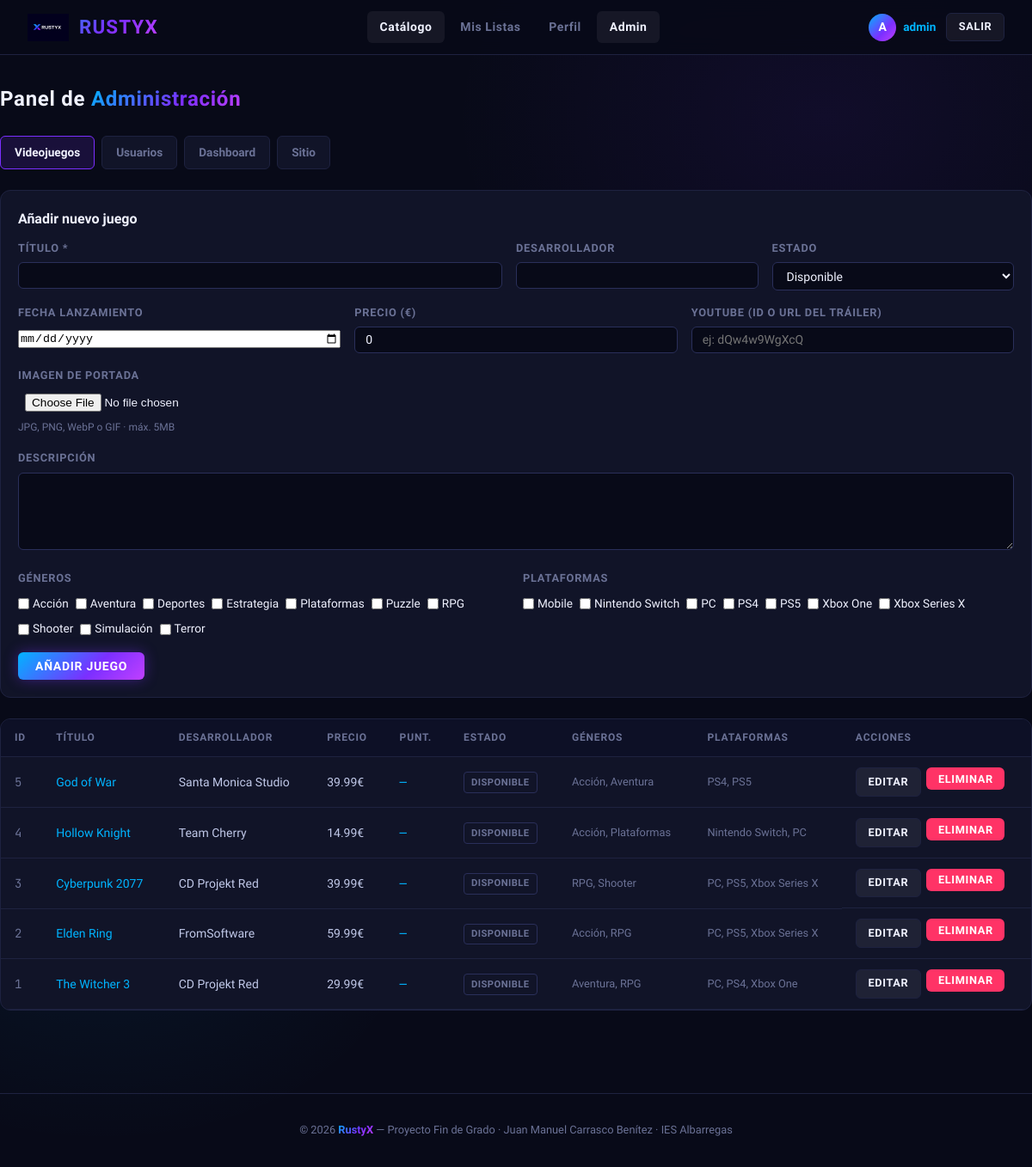
The app's page /web/rustyx/admin/index.php (signed in) with its own data.
### tables this page shows
CREATE TABLE IF NOT EXISTS generos (
    id_genero INT AUTO_INCREMENT PRIMARY KEY,
    nombre VARCHAR(50) NOT NULL
);

CREATE TABLE IF NOT EXISTS plataformas (
    id_plataforma INT AUTO_INCREMENT PRIMARY KEY,
    nombre VARCHAR(50) NOT NULL
);

CREATE TABLE IF NOT EXISTS videojuegos (
    id_juego          INT AUTO_INCREMENT PRIMARY KEY,
    titulo            VARCHAR(100) NOT NULL,
    descripcion       TEXT,
    fecha_lanzamiento DATE,
    desarrollador     VARCHAR(80),
    precio            DECIMAL(5,2) DEFAULT 0.00,
    puntuacion_media  DECIMAL(3,2) DEFAULT 0.00,
    imagen_url        VARCHAR(255) DEFAULT NULL,
    youtube_url       VARCHAR(255) DEFAULT NULL,   
    estado            ENUM('disponible','proximo','descontinuado') DEFAULT 'disponible'
);

### web/rustyx/config.php (called while the page is built, shortened)
<?php
function h(mixed $value): string {
    return htmlspecialchars((string)$value, ENT_QUOTES, 'UTF-8');
}
function selected(mixed $a, mixed $b): string {
    return $a == $b ? 'selected' : '';
}
function money(mixed $price): string {
    $price = (float)$price;
    return $price > 0 ? number_format($price, 2) . '€' : 'Gratis';
}

### web/rustyx/admin/index.php (the view, shortened to what this page needs)
<?php
require_once '../config.php';
try {
    $pdo = getDB();
    $juegos = $pdo->query("
        SELECT v.*,
               (SELECT COALESCE(AVG(puntuacion), 0)
                FROM valoraciones
                WHERE id_juego = v.id_juego) AS media_real,
               GROUP_CONCAT(DISTINCT g.nombre SEPARATOR ', ') AS generos,
               GROUP_CONCAT(DISTINCT p.nombre SEPARATOR ', ') AS plataformas
        FROM videojuegos v
        LEFT JOIN videojuego_genero vg  ON v.id_juego = vg.id_juego
        LEFT JOIN generos g             ON vg.id_genero = g.id_genero
        LEFT JOIN videojuego_plataforma vp ON v.id_juego = vp.id_juego
        LEFT JOIN plataformas p         ON vp.id_plataforma = p.id_plataforma
        GROUP BY v.id_juego ORDER BY v.id_juego DESC
    ")->fetchAll();
    $generosList    = $pdo->query("SELECT * FROM generos   ORDER BY nombre")->fetchAll();
    $plataformasList = $pdo->query("SELECT * FROM plataformas ORDER BY nombre")->fetchAll();
} catch (Exception $e) {
    $error = $e->getMessage(); $juegos = [];
}
$editJuego = null;
include '../partials/header.php';
?>
<div class="container page-content">
  <div class="section-header">
    <h2 class="section-title">Panel de <span>Administración</span></h2>
  </div>
  <?php include '../partials/admin-nav.php'; ?>
  <div class="rating-section" style="margin-bottom:1.5rem">
    <h3><?= $editJuego ? 'Editar juego' : 'Añadir nuevo juego' ?></h3>
    <form method="POST" enctype="multipart/form-data">
      <div style="display:grid;grid-template-columns:2fr 1fr 1fr;gap:1rem">
        <div class="form-group">
          <label>Título *</label>
          <input type="text" name="titulo" value="<?= h($editJuego['titulo'] ?? '') ?>" required maxlength="100">
        </div>
        <div class="form-group">
          <label>Desarrollador</label>
          <input type="text" name="desarrollador" value="<?= h($editJuego['desarrollador'] ?? '') ?>">
        </div>
        <div class="form-group">
          <label>Estado</label>
          <select name="estado">
            <?php foreach (['disponible','proximo','descontinuado'] as $est): ?>
              <option value="<?= $est ?>" <?= selected($editJuego['estado'] ?? 'disponible', $est) ?>>
                <?= ucfirst($est) ?>
              </option>
            <?php endforeach; ?>
          </select>
        </div>
      </div>
      <div style="display:grid;grid-template-columns:1fr 1fr 1fr;gap:1rem">
        <div class="form-group">
          <label>Fecha lanzamiento</label>
          <input type="date" name="fecha_lanzamiento" value="<?= $editJuego['fecha_lanzamiento'] ?? '' ?>">
        </div>
        <div class="form-group">
          <label>Precio (€)</label>
          <input type="number" name="precio" value="<?= $editJuego['precio'] ?? '0' ?>" step="0.01" min="0">
        </div>
        <div class="form-group">
          <label>YouTube (ID o URL del tráiler)</label>
          <input type="text" name="youtube_url" value="<?= h($editJuego['youtube_url'] ?? '') ?>"
                 placeholder="ej: dQw4w9WgXcQ">
        </div>
      </div>
      <div class="form-group">
        <label>Imagen de portada</label>
        <input type="file" name="imagen" accept="image/jpeg,image/png,image/webp,image/gif"
               style="font-size:.85rem;padding:.3rem .5rem">
        <p style="font-size:.75rem;color:var(--muted);margin-top:.3rem">JPG, PNG, WebP o GIF · máx. 5MB</p>
      </div>
      <div class="form-group">
        <label>Descripción</label>
        <textarea name="descripcion" rows="3"><?= h($editJuego['descripcion'] ?? '') ?></textarea>
      </div>
      <div style="display:grid;grid-template-columns:1fr 1fr;gap:1rem;margin-bottom:1rem">
        <div>
          <label style="display:block;font-size:.8rem;font-weight:600;color:var(--muted);text-transform:uppercase;letter-spacing:.06em;margin-bottom:.5rem">Géneros</label>
          <div style="display:flex;flex-wrap:wrap;gap:.5rem">
            <?php foreach ($generosList as $g): ?>
              <label style="cursor:pointer;font-size:.85rem;display:flex;align-items:center;gap:.25rem">
                <input type="checkbox" name="generos[]" value="<?= $g['id_genero'] ?>"
                       <?= in_array($g['id_genero'], $editJuego['generos_ids'] ?? []) ? 'checked' : '' ?>
                       style="width:auto">
                <?= h($g['nombre']) ?>
              </label>
            <?php endforeach; ?>
          </div>
        </div>
        <div>
          <label style="display:block;font-size:.8rem;font-weight:600;color:var(--muted);text-transform:uppercase;letter-spacing:.06em;margin-bottom:.5rem">Plataformas</label>
          <div style="display:flex;flex-wrap:wrap;gap:.5rem">
            <?php foreach ($plataformasList as $p): ?>
              <label style="cursor:pointer;font-size:.85rem;display:flex;align-items:center;gap:.25rem">
                <input type="checkbox" name="plataformas[]" value="<?= $p['id_plataforma'] ?>"
                       <?= in_array($p['id_plataforma'], $editJuego['plataformas_ids'] ?? []) ? 'checked' : '' ?>
                       style="width:auto">
                <?= h($p['nombre']) ?>
              </label>
            <?php endforeach; ?>
          </div>
        </div>
      </div>
      <div style="display:flex;gap:.75rem">
        <button type="submit" class="btn btn-primary"><?= $editJuego ? 'Guardar cambios' : 'Añadir juego' ?></button>
      </div>
    </form>
  </div>
  <div class="table-wrapper">
    <table class="data-table">
      <thead>
        <tr><th>ID</th><th>Título</th><th>Desarrollador</th><th>Precio</th><th>Punt.</th><th>Estado</th><th>Géneros</th><th>Plataformas</th><th>Acciones</th></tr>
      </thead>
      <tbody>
        <?php foreach ($juegos as $j): ?>
          <tr>
            <td style="font-family:var(--font-mono);color:var(--muted)"><?= $j['id_juego'] ?></td>
            <td><a href="<?= BASE_PATH ?>/juego.php?id=<?= $j['id_juego'] ?>"><?= h($j['titulo']) ?></a></td>
            <td><?= h($j['desarrollador'] ?? '—') ?></td>
            <td><?= money($j['precio']) ?></td>
            <td style="color:var(--cyan);font-family:var(--font-mono)"><?= $j['media_real'] > 0 ? number_format($j['media_real'],1) : '—' ?></td>
            <td><span class="tag"><?= $j['estado'] ?? 'disponible' ?></span></td>
            <td style="font-size:.8rem;color:var(--muted)"><?= h($j['generos'] ?? '—') ?></td>
            <td style="font-size:.8rem;color:var(--muted)"><?= h($j['plataformas'] ?? '—') ?></td>
            <td style="display:flex;gap:.4rem">
              <a href="<?= BASE_PATH ?>/admin/index.php?editar=<?= $j['id_juego'] ?>" class="btn btn-ghost btn-sm">Editar</a>
              <form method="POST" onsubmit="return confirm('¿Eliminar este juego?')">
                <button type="submit" class="btn btn-danger btn-sm">Eliminar</button>
              </form>
            </td>
          </tr>
        <?php endforeach; ?>
      </tbody>
    </table>
  </div>
</div>
<?php include '../partials/footer.php'; ?>

### web/rustyx/css/style.css (style rules this page uses)
:root { --bg-primary: #080A18; --bg-secondary: #0D1026; --bg-card: #111428; --bg-card-hover: #161932; --border: #1E2240; --border-accent: #2A2F5A; --cyan: #00B4FF; --violet: #7B2FFF; --magenta: #C040FF; --white: #F0F2FF; --muted: #6B7296; --danger: #FF3366; --success: #00E5A0; --grad-brand: linear-gradient(135deg, var(--cyan) 0%, var(--violet) 60%, var(--magenta) 100%); --grad-card: linear-gradient(180deg, #161932 0%, #0D1026 100%); --font-main: 'Exo 2', sans-serif; --font-mono: 'JetBrains Mono', monospace; --radius-sm: 6px; --radius-md: 12px; --radius-lg: 18px; --shadow-glow-cyan: 0 0 20px rgba(0,180,255,0.25); --shadow-glow-violet: 0 0 20px rgba(123,47,255,0.3); --shadow-card: 0 4px 24px rgba(0,0,0,0.5); }
*, *::before, *::after { box-sizing: border-box; margin: 0; padding: 0; }
html { scroll-behavior: smooth; }
body { font-family: var(--font-main); background: var(--bg-primary); color: var(--white); min-height: 100vh; line-height: 1.6; background-image: radial-gradient(ellipse 60% 40% at 80% 10%, rgba(123,47,255,0.08) 0%, transparent 60%), radial-gradient(ellipse 50% 30% at 10% 80%, rgba(0,180,255,0.06) 0%, transparent 60%); }
a { color: var(--cyan); text-decoration: none; transition: color .2s; }
.btn { display: inline-flex; align-items: center; gap: .4rem; padding: .5rem 1.25rem; font-family: var(--font-main); font-size: .875rem; font-weight: 700; letter-spacing: .05em; border: none; border-radius: var(--radius-sm); cursor: pointer; transition: all .2s; text-transform: uppercase; }
.btn-primary { background: var(--grad-brand); color: #fff; box-shadow: 0 0 16px rgba(123,47,255,0.4); }
.btn-ghost { background: rgba(255,255,255,0.06); color: var(--white); border: 1px solid var(--border); }
.btn-sm { padding: .35rem .85rem; font-size: .8rem; }
.btn-danger { background: var(--danger); color: #fff; }
.container { max-width: 1200px; margin: 0 auto; padding: 0 1.5rem; }
.page-content { padding: 2rem 0; }
.section-header { display: flex; align-items: center; justify-content: space-between; margin-bottom: 1.5rem; }
.section-title { font-size: 1.5rem; font-weight: 800; letter-spacing: .03em; }
.section-title span { background: var(--grad-brand); -webkit-background-clip: text; -webkit-text-fill-color: transparent; }
.tag { display: inline-block; padding: .15rem .5rem; border-radius: 4px; font-size: .7rem; font-weight: 600; letter-spacing: .04em; text-transform: uppercase; border: 1px solid var(--border-accent); color: var(--muted); }
select, input[type="text"], input[type="email"], input[type="password"], input[type="number"], textarea { background: var(--bg-primary); border: 1px solid var(--border-accent); color: var(--white); border-radius: var(--radius-sm); padding: .4rem .75rem; font-family: var(--font-main); font-size: .875rem; transition: border-color .2s, box-shadow .2s; outline: none; }
textarea { resize: vertical; min-height: 90px; }
.form-group { margin-bottom: 1rem; }
.form-group label { display: block; font-size: .8rem; font-weight: 600; color: var(--muted); text-transform: uppercase; letter-spacing: .06em; margin-bottom: .35rem; }
.form-group input, .form-group select, .form-group textarea { width: 100%; }
.rating-section { background: var(--bg-card); border: 1px solid var(--border); border-radius: var(--radius-md); padding: 1.25rem; margin-bottom: 1.5rem; }
.rating-section h3 { font-size: 1rem; font-weight: 700; margin-bottom: .75rem; }
.data-table { width: 100%; border-collapse: collapse; }
.data-table th, .data-table td { padding: .75rem 1rem; text-align: left; border-bottom: 1px solid var(--border); font-size: .875rem; }
.data-table th { background: var(--bg-secondary); color: var(--muted); font-size: .75rem; text-transform: uppercase; letter-spacing: .07em; font-weight: 700; }
.data-table td { color: #C0C8E8; }
.table-wrapper { background: var(--bg-card); border: 1px solid var(--border); border-radius: var(--radius-md); overflow: auto; }

### records on screen
generos: nombre "Acción"
generos: nombre "Aventura"
generos: nombre "Deportes"
generos: nombre "Estrategia"
generos: nombre "Plataformas"
generos: nombre "Puzzle"
generos: nombre "RPG"
generos: nombre "Shooter"
generos: nombre "Simulación"
generos: nombre "Terror"
plataformas: nombre "Mobile"
plataformas: nombre "Nintendo Switch"
plataformas: nombre "PC"
plataformas: nombre "PS4"
plataformas: nombre "PS5"
plataformas: nombre "Xbox One"
plataformas: nombre "Xbox Series X"
videojuegos: id_juego "5", titulo "God of War", desarrollador "Santa Monica Studio", precio "39.99€", estado "DISPONIBLE", generos "Acción, Aventura", plataformas "PS4, PS5"
videojuegos: id_juego "4", titulo "Hollow Knight", desarrollador "Team Cherry", precio "14.99€", estado "DISPONIBLE", generos "Acción, Plataformas", plataformas "Nintendo Switch, PC"
videojuegos: id_juego "3", titulo "Cyberpunk 2077", desarrollador "CD Projekt Red", precio "39.99€", estado "DISPONIBLE", generos "RPG, Shooter", plataformas "PC, PS5, Xbox Series X"
videojuegos: id_juego "2", titulo "Elden Ring", desarrollador "FromSoftware", precio "59.99€", estado "DISPONIBLE", generos "Acción, RPG", plataformas "PC, PS5, Xbox Series X"
videojuegos: id_juego "1", titulo "The Witcher 3", desarrollador "CD Projekt Red", precio "29.99€", estado "DISPONIBLE", generos "Aventura, RPG", plataformas "PC, PS4, Xbox One"

### other values on screen
substr($user['username'] ?? 'U', 0, 1) "A"
$user['username'] "admin"
form field estado "Disponible"
